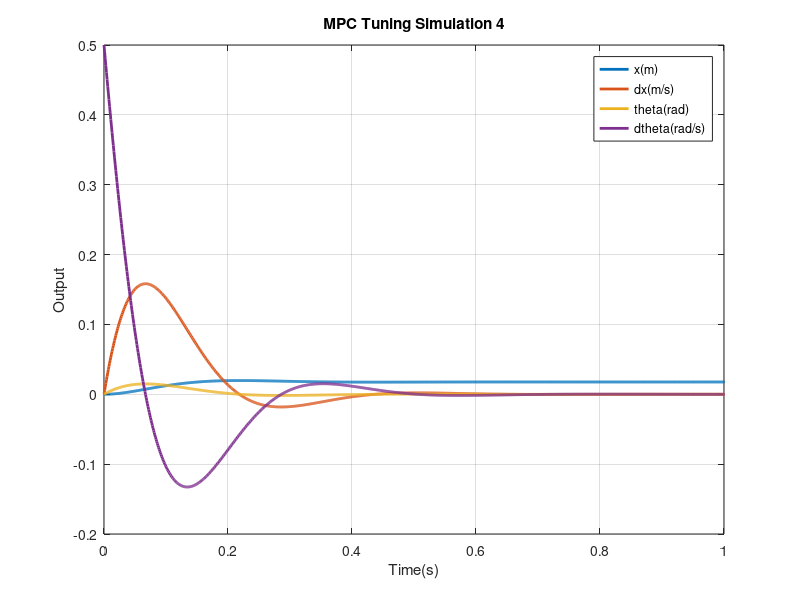

The MATLAB source for this figure: (Note: this script raises an error after producing the figure.)
n_y = 10;
n_u = 10;

A_c = [0      1       0     0;
       0    -20       0     0;
       0      0       0     1;
       0      0   90.25 -0.112];
B_c = [0; 24; 0; -4.06];

C = [0 0 1 0];    
D = 0;

ts = 0.05;
A = eye(4)+ts*A_c;
B = ts*A*B_c;


P_y = [];
H_y = [];

for i = 1:n_y
   P_y = [P_y; C*A^i];
end

for i = 1:n_y
    temp = [];
    for j = 1:n_u
        if j>i
            temp = [temp D];
        else
            temp = [temp C*A^(i-j)*B];
        end
    end
    H_y = [H_y; temp];
end

T = [];

ONE = ones(n_u,1);

for i = 1:n_u
    T = [T; ones(1,i) zeros(1,n_u - i)];
end

G = H_y;
disp(H_y)
disp(P_y)

R = 0.000001*eye(n_u);

K = inv(transpose(G)*G+R)*transpose(G);

x = [0;0;0;0.5];

u_last = 0;
y = [0];
u_list = [0];
t = [0];

x = [0];
dx = [0];
theta = [0];
dtheta = [0.5];

dt = 0.001;

for i = 1:10000
    f_k = P_y*[x(i);dx(i);theta(i);dtheta(i)];
    r = zeros(size(f_k));
    u = K*(r-f_k);
    
    u(1) = min(3.3, max(-3.3, u(1)));
    
    x(i+1) = dx(i)*dt+x(i);
    dx(i+1) = (-20*dx(i)+2.2*u(1))*dt+dx(i);
    
    theta(i+1) = dtheta(i)*dt+theta(i);
    dtheta(i+1) = (-0.112*dtheta(i)+90.25*theta(i)-4.06*u(1))*dt+dtheta(i);
    t(i+1) = dt*i;
    
    if t(i+1) == 0.2
        theta(i+1) = theta(i+1)+0;
    end
    
    u_list(i+1) = u(1);
    
end

plot(t,x,'LineWidth',2)
hold on
plot(t,dx,'LineWidth',2)
hold on
plot(t,theta,'LineWidth',2)
hold on
plot(t,dtheta,'LineWidth',2)
hold on
% stairs(t(2:length(t)),u_list(2:length(t)),'g','LineWidth',2)
hold off
% legend({'x(m)','dx(m/s)','theta(rad)','dtheta(rad/s)','control action(V)'})
legend({'x(m)','dx(m/s)','theta(rad)','dtheta(rad/s)'})
% legend({'x(m)','theta(rad)'},'Location','southeast')
xlim([0 1])

xlabel('Time(s)')
ylabel('Output')
title('MPC Tuning Simulation 4')
grid on

[th_os, th_t, th_p] = get_plot_values(theta.',t.');
[dth_os, dth_t, dth_p] = get_plot_values(dtheta.',t.');

disp('theta values:')
disp(['Peak: ',num2str(th_p),'; %OS: ',num2str(th_os),'; Tau: ',num2str(th_t)])
disp('dtheta values:')
disp(['Peak: ',num2str(dth_p),'; %OS: ',num2str(dth_os),'; Tau: ',num2str(dth_t)])
% y = P_y*x+H_y*u;
% plot(y)

























